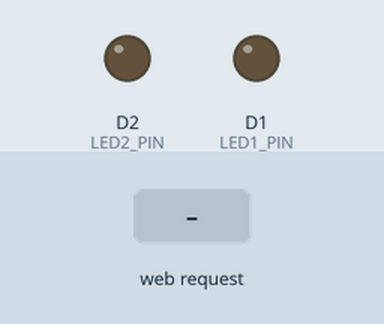
Bench run of a sketch on a simulated ESP8266 (NodeMCU). On the bench: output pins drawn as LEDs (lit = HIGH). The test bench sets the inputs (shaded band). WiFi joins after 1.5 s; servers stay silent unless stated; what the sketch prints to the serial monitor is not drawn.

Above: at 2.8 s.
2.9 s: HTTP request GET /led1on received
At 3.8 s:
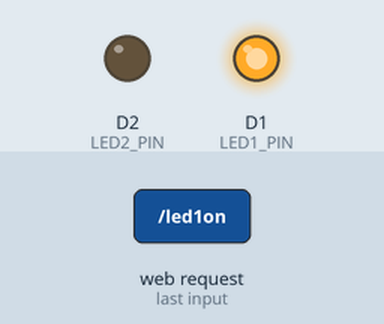
4.4 s: HTTP request GET /led2on received
At 4.9 s:
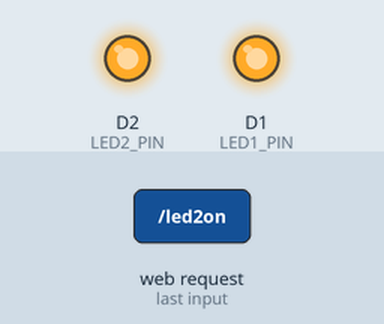
5.9 s: HTTP request GET /led1off received
At 7.1 s:
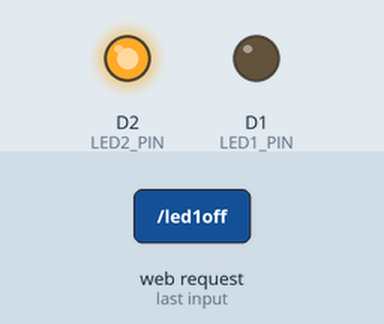
7.4 s: HTTP request GET /led2off received
At 8.4 s:
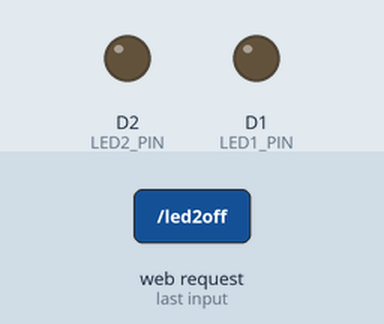
Timing chart, 0 to 9.9 s (numbered marks = the images above; inputs shaded):
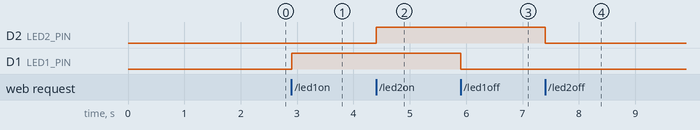

Measured:
- after the input at 2.9 s, D1 (LED1_PIN): LOW → HIGH at once
- after the input at 4.4 s, D2 (LED2_PIN): LOW → HIGH at once
- after the input at 5.9 s, D1 (LED1_PIN): HIGH → LOW at once
- after the input at 7.4 s, D2 (LED2_PIN): HIGH → LOW at once

The sketch:

LED_Home_Automation_voice_command.ino
```cpp
/*
  =====================================================
   Home Automation - Control 2 LEDs via NodeMCU ESP8266
   Mobile Web App built-in (HTML5 + CSS3 + JS, AJAX/fetch)
  =====================================================

  Wiring:
    LED1  -> D1 (GPIO5) -> 220ohm resistor -> GND
    LED2  -> D2 (GPIO4) -> 220ohm resistor -> GND

  How to use:
    1. Install "ESP8266" board package in Arduino IDE
       (Boards Manager -> search "esp8266")
    2. Select Board: NodeMCU 1.0 (ESP-12E Module)
    3. Update WIFI_SSID and WIFI_PASS below
    4. Upload the sketch
    5. Open Serial Monitor @ 115200 baud, note the IP printed
    6. On your phone (same WiFi network), open a browser and
       go to that IP address, e.g. http://192.168.1.15
    7. Control LEDs with the toggle switches
*/

#include <ESP8266WiFi.h>
#include <ESP8266WebServer.h>

// ---------- CONFIG ----------
const char* WIFI_SSID = "mechanical Dept";
const char* WIFI_PASS = "2026@mechanical";

#define LED1_PIN D1   // GPIO5
#define LED2_PIN D2   // GPIO4
// -----------------------------

ESP8266WebServer server(80);

bool led1State = false;
bool led2State = false;

// ---------------- HTML PAGE (mobile web app) ----------------
const char INDEX_HTML[] PROGMEM = R"rawliteral(
<!DOCTYPE html>
<html lang="en">
<head>
<meta charset="UTF-8">
<meta name="viewport" content="width=device-width, initial-scale=1.0">
<title>Home Automation</title>
<style>
  * { box-sizing: border-box; margin:0; padding:0; }
  body {
    font-family: 'Segoe UI', Arial, sans-serif;
    background: linear-gradient(135deg,#1f2933,#0b0f14);
    min-height: 100vh;
    display: flex;
    align-items: center;
    justify-content: center;
    padding: 20px;
  }
  .app {
    width: 100%;
    max-width: 400px;
    background: #14181f;
    border-radius: 20px;
    padding: 28px 22px;
    box-shadow: 0 10px 30px rgba(0,0,0,0.5);
    color: #fff;
  }
  h1 {
    text-align: center;
    font-size: 22px;
    margin-bottom: 6px;
    letter-spacing: 0.5px;
  }
  .subtitle {
    text-align: center;
    color: #8b95a1;
    font-size: 13px;
    margin-bottom: 26px;
  }
  .card {
    background: #1c2230;
    border-radius: 16px;
    padding: 18px 20px;
    display: flex;
    align-items: center;
    justify-content: space-between;
    margin-bottom: 16px;
    transition: background 0.3s;
  }
  .card.on { background: #24304a; }
  .device-info { display: flex; align-items: center; gap: 14px; }
  .icon {
    width: 44px; height: 44px;
    border-radius: 50%;
    display: flex; align-items: center; justify-content: center;
    background: #2c3444;
    font-size: 20px;
    transition: 0.3s;
  }
  .card.on .icon { background: #ffb733; box-shadow: 0 0 18px #ffb73399; }
  .device-name { font-size: 16px; font-weight: 600; }
  .device-status { font-size: 12px; color: #8b95a1; margin-top: 2px; }

  /* Toggle switch */
  .switch { position: relative; width: 54px; height: 30px; }
  .switch input { opacity: 0; width: 0; height: 0; }
  .slider {
    position: absolute; cursor: pointer;
    top:0; left:0; right:0; bottom:0;
    background-color: #3a4356;
    transition: 0.3s;
    border-radius: 30px;
  }
  .slider:before {
    position: absolute;
    content: "";
    height: 24px; width: 24px;
    left: 3px; bottom: 3px;
    background-color: white;
    transition: 0.3s;
    border-radius: 50%;
  }
  input:checked + .slider { background-color: #ffb733; }
  input:checked + .slider:before { transform: translateX(24px); }

  .footer {
    text-align: center;
    margin-top: 20px;
    font-size: 11px;
    color: #545c6b;
  }
  .connDot {
    display:inline-block; width:8px; height:8px; border-radius:50%;
    background:#3ddc84; margin-right:6px;
  }

  .micBtn {
    width: 100%;
    margin-top: 4px;
    padding: 14px;
    border: none;
    border-radius: 14px;
    background: #2c3444;
    color: #fff;
    font-size: 15px;
    font-weight: 600;
    display: flex;
    align-items: center;
    justify-content: center;
    gap: 10px;
    cursor: pointer;
    transition: 0.25s;
  }
  .micBtn:active { transform: scale(0.97); }
  .micBtn.listening {
    background: #d84343;
    box-shadow: 0 0 20px #d8434377;
    animation: pulse 1.2s infinite;
  }
  @keyframes pulse {
    0% { box-shadow: 0 0 0 0 #d8434366; }
    70% { box-shadow: 0 0 0 14px #d8434300; }
    100% { box-shadow: 0 0 0 0 #d8434300; }
  }
  .voiceText {
    text-align: center;
    font-size: 11px;
    color: #6b7382;
    margin-top: 10px;
    line-height: 1.5;
  }
</style>
</head>
<body>
  <div class="app">
    <h1>🏠 Home Automation</h1>
    <div class="subtitle">NodeMCU ESP8266 &middot; LED Control</div>

    <div class="card" id="card1">
      <div class="device-info">
        <div class="icon" id="icon1">💡</div>
        <div>
          <div class="device-name">LED 1</div>
          <div class="device-status" id="status1">OFF</div>
        </div>
      </div>
      <label class="switch">
        <input type="checkbox" id="toggle1" onchange="toggleLed(1)">
        <span class="slider"></span>
      </label>
    </div>

    <div class="card" id="card2">
      <div class="device-info">
        <div class="icon" id="icon2">💡</div>
        <div>
          <div class="device-name">LED 2</div>
          <div class="device-status" id="status2">OFF</div>
        </div>
      </div>
      <label class="switch">
        <input type="checkbox" id="toggle2" onchange="toggleLed(2)">
        <span class="slider"></span>
      </label>
    </div>

    <button class="micBtn" id="micBtn" onclick="toggleListening()">
      <span id="micIcon">🎤</span> <span id="micLabel">Tap to Speak</span>
    </button>
    <div class="voiceText" id="voiceText">Say "turn on led 1" / "turn off led 2" / "all on" / "all off"</div>

    <div class="footer"><span class="connDot"></span>Connected to NodeMCU</div>
  </div>

<script>
  // Fetch current state from NodeMCU and sync UI
  function refreshState() {
    fetch('/state')
      .then(res => res.json())
      .then(data => {
        setUI(1, data.led1);
        setUI(2, data.led2);
      })
      .catch(err => console.log('State fetch failed', err));
  }

  function setUI(num, isOn) {
    document.getElementById('toggle' + num).checked = isOn;
    document.getElementById('status' + num).textContent = isOn ? 'ON' : 'OFF';
    document.getElementById('card' + num).classList.toggle('on', isOn);
  }

  function toggleLed(num) {
    const isOn = document.getElementById('toggle' + num).checked;
    const endpoint = '/led' + num + (isOn ? 'on' : 'off');
    fetch(endpoint)
      .then(res => res.json())
      .then(data => {
        setUI(1, data.led1);
        setUI(2, data.led2);
      })
      .catch(err => console.log('Toggle failed', err));
  }

  // Sync UI on page load, and poll every 3s in case state
  // changed from elsewhere (e.g. physical button, other phone)
  window.onload = refreshState;
  setInterval(refreshState, 3000);

  // ---------------- Voice Command (Web Speech API) ----------------
  const micBtn = document.getElementById('micBtn');
  const micLabel = document.getElementById('micLabel');
  const voiceText = document.getElementById('voiceText');

  const SpeechRecognition = window.SpeechRecognition || window.webkitSpeechRecognition;
  let recognition = null;
  let listening = false;

  if (SpeechRecognition) {
    recognition = new SpeechRecognition();
    recognition.lang = 'en-US';
    recognition.continuous = false;
    recognition.interimResults = false;

    recognition.onstart = () => {
      listening = true;
      micBtn.classList.add('listening');
      micLabel.textContent = 'Listening...';
    };

    recognition.onend = () => {
      listening = false;
      micBtn.classList.remove('listening');
      micLabel.textContent = 'Tap to Speak';
    };

    recognition.onerror = (e) => {
      voiceText.textContent = 'Voice error: ' + e.error + ' — try again';
    };

    recognition.onresult = (event) => {
      const transcript = event.results[0][0].transcript.toLowerCase().trim();
      voiceText.textContent = 'Heard: "' + transcript + '"';
      handleVoiceCommand(transcript);
    };
  } else {
    micLabel.textContent = 'Voice not supported';
    micBtn.disabled = true;
    voiceText.textContent = 'Your browser does not support voice recognition. Use Chrome on Android.';
  }

  function toggleListening() {
    if (!recognition) return;
    if (listening) {
      recognition.stop();
    } else {
      recognition.start();
    }
  }

  function handleVoiceCommand(text) {
    // Normalize common speech variants
    const isOn = /\bon\b/.test(text) && !/\bturn off|\bswitch off/.test(text);
    const isOff = /\boff\b/.test(text);

    const mentionsLed1 = /led\s*1|light\s*1|one/.test(text);
    const mentionsLed2 = /led\s*2|light\s*2|two/.test(text);
    const mentionsAll = /all|both/.test(text);

    if (mentionsAll) {
      if (isOn) { fetchAndSync('/led1on'); fetchAndSync('/led2on'); }
      else if (isOff) { fetchAndSync('/led1off'); fetchAndSync('/led2off'); }
      return;
    }

    if (mentionsLed1) {
      if (isOn) fetchAndSync('/led1on');
      else if (isOff) fetchAndSync('/led1off');
    }

    if (mentionsLed2) {
      if (isOn) fetchAndSync('/led2on');
      else if (isOff) fetchAndSync('/led2off');
    }
  }

  function fetchAndSync(endpoint) {
    fetch(endpoint)
      .then(res => res.json())
      .then(data => {
        setUI(1, data.led1);
        setUI(2, data.led2);
      })
      .catch(err => console.log('Voice command fetch failed', err));
  }
</script>
</body>
</html>
)rawliteral";

// ---------------- Handlers ----------------

void sendState() {
  String json = "{\"led1\":" + String(led1State ? "true" : "false") +
                ",\"led2\":" + String(led2State ? "true" : "false") + "}";
  server.send(200, "application/json", json);
}

void handleRoot() {
  server.send_P(200, "text/html", INDEX_HTML);
}

void handleLed1On()  { led1State = true;  digitalWrite(LED1_PIN, HIGH); sendState(); }
void handleLed1Off() { led1State = false; digitalWrite(LED1_PIN, LOW);  sendState(); }
void handleLed2On()  { led2State = true;  digitalWrite(LED2_PIN, HIGH); sendState(); }
void handleLed2Off() { led2State = false; digitalWrite(LED2_PIN, LOW);  sendState(); }
void handleState()   { sendState(); }

void handleNotFound() {
  server.send(404, "text/plain", "404: Not Found");
}

// ---------------- Setup / Loop ----------------

void setup() {
  Serial.begin(115200);
  pinMode(LED1_PIN, OUTPUT);
  pinMode(LED2_PIN, OUTPUT);
  digitalWrite(LED1_PIN, LOW);
  digitalWrite(LED2_PIN, LOW);

  Serial.println();
  Serial.print("Connecting to WiFi: ");
  Serial.println(WIFI_SSID);

  WiFi.mode(WIFI_STA);
  WiFi.begin(WIFI_SSID, WIFI_PASS);

  while (WiFi.status() != WL_CONNECTED) {
    delay(400);
    Serial.print(".");
  }

  Serial.println();
  Serial.println("WiFi connected!");
  Serial.print("Open this URL on your phone browser: http://");
  Serial.println(WiFi.localIP());

  server.on("/", handleRoot);
  server.on("/led1on", handleLed1On);
  server.on("/led1off", handleLed1Off);
  server.on("/led2on", handleLed2On);
  server.on("/led2off", handleLed2Off);
  server.on("/state", handleState);
  server.onNotFound(handleNotFound);

  server.begin();
  Serial.println("HTTP server started");
}

void loop() {
  server.handleClient();
}
```
